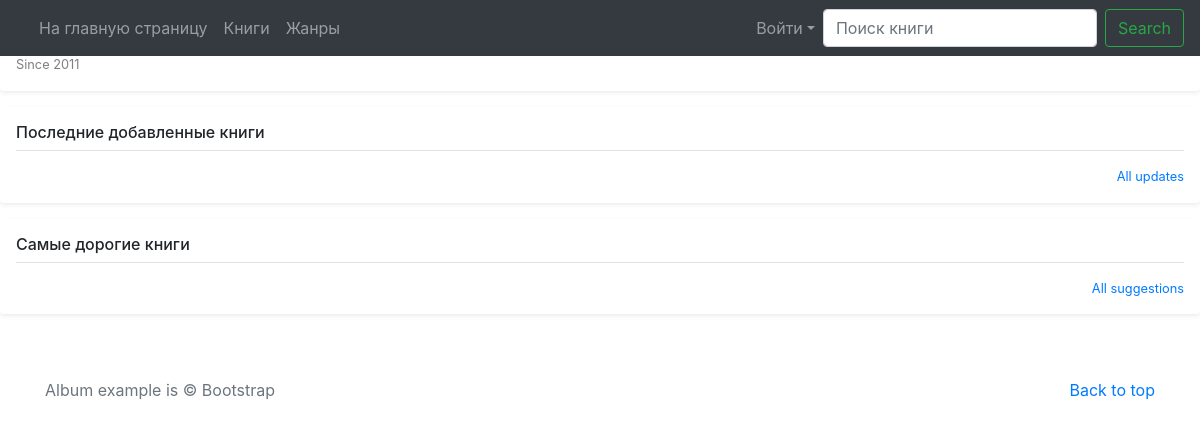
/, run on an earlier commit of the app's database.
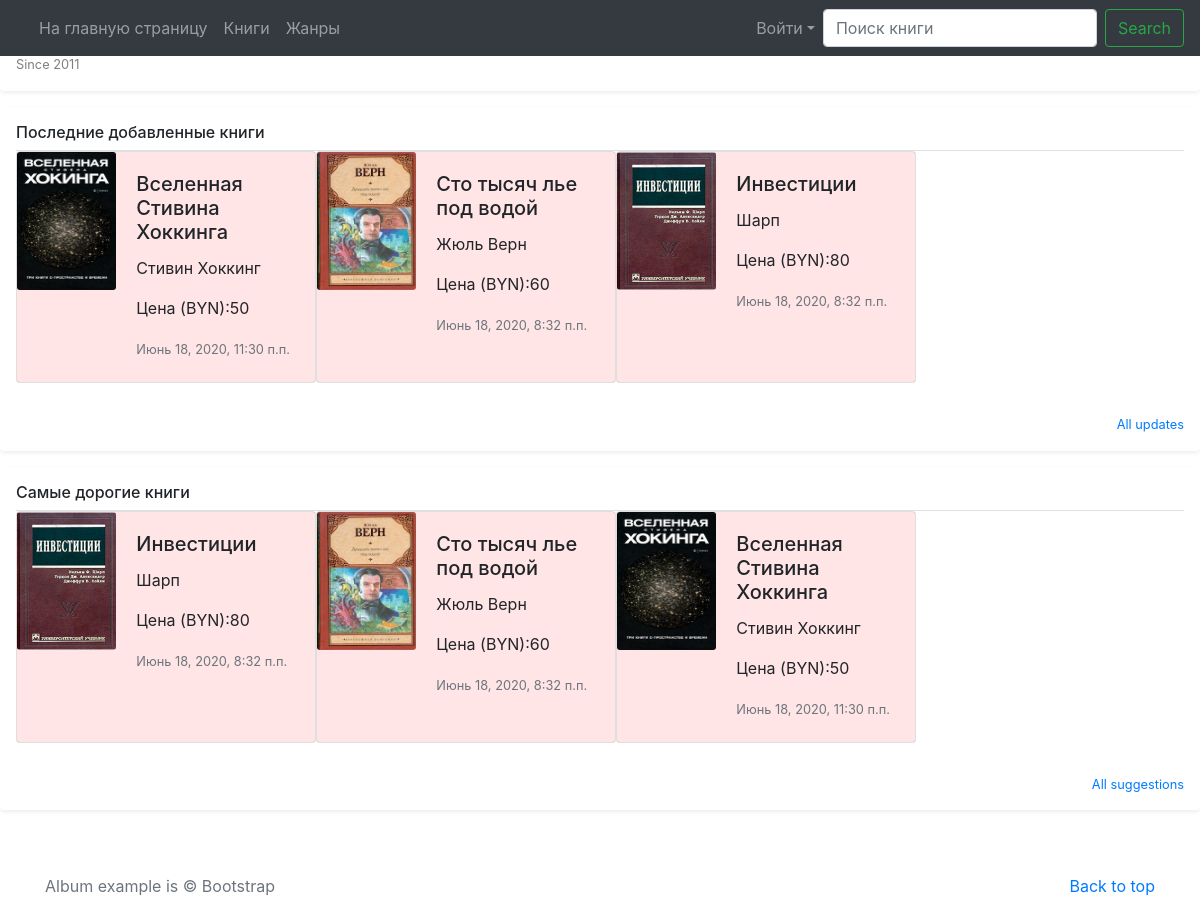
And on a later commit of the database.
### books/models.py (models this page shows, shortened)
class Books(models.Model):
    name = models.CharField(
        verbose_name="Название книги",
        max_length=30
    )
    cover_photo = models.ImageField(
        verbose_name="Фото на обложке",
        upload_to="books-photo",
        null=True,
        blank=True
    )
    price = models.IntegerField(
        verbose_name="Цена (BYN)",
    )
    author = models.CharField(
        verbose_name="Автор",
        max_length=30
    )
    series = models.CharField(
        verbose_name="Серия",
        max_length=30
    )
    genre = models.ForeignKey(
        Genre,
        on_delete=models.CASCADE,
        verbose_name="Жанр",
        null=True,
        blank=True
    )
    publishing_year = models.DateField(
        verbose_name="Год издания",
    )
    pages = models.IntegerField(
        verbose_name="Количество страниц",
    )
    binding = models.CharField(
        verbose_name="Переплёт",
        max_length=30
    )
    book_format = models.CharField(
        verbose_name="Формат книги",
        max_length=30
    )
    isbn = models.CharField(
        verbose_name="ISBN",
        max_length=30
    )
    weight = models.IntegerField(
        verbose_name="Вес книги (в граммах)",
    )
    age = models.IntegerField(
        verbose_name="Возрастные ограничения",
    )
    publishing = models.CharField(
        verbose_name="Издательство",
        max_length=30
    )
    in_stock = models.IntegerField(
        verbose_name="Количество книг в наличии",
    )
    active = models.BooleanField(
        verbose_name="Доступен для заказа"
    )
    rating = models.IntegerField(
        verbose_name="Рейтинг",
    )
    catalog_date = models.DateTimeField(
        verbose_name="Дата внесения в каталог",
        auto_now=False,
        auto_now_add=True
    )
    card_change_date = models.DateTimeField(
        verbose_name="Дата последнего изменения карточки",
        auto_now=True,
        auto_now_add=False
    )

### homepage/views.py (the view)
# urls.py: path('', HomePage.as_view(), name="homepage"),
class HomePage(TemplateView):
    template_name = 'homepage/homepage.html'
    extra_context = {
        'Books': Books.objects.all(),
        'Genre': Genre.objects.all(),
        'last_added_books': Books.objects.all().order_by('-catalog_date')[:3],
        'most_expensive': Books.objects.all().order_by('-price')[:3],
    }

### homepage/templates/homepage/homepage.html (shortened to what this page needs)
{% extends "base.html" %}
{% load static %}
  {% block main %}
      <div class="d-flex align-items-center p-3 my-3 text-black-50 bg-purple rounded shadow-sm">
        <div class="lh-100">
          <h6 class="mb-0 text-dark lh-100">Интернет-магазин книг</h6>
          <small>Since 2011</small>
        </div>
      </div>
        <div class="my-3 p-3 bg-white rounded shadow-sm">
          <h6 class="border-bottom border-gray pb-2 mb-0">Последние добавленные книги</h6>
              <div class="card-group">
                {% for obj in last_added_books %}
                  <div style="width: 300px;">
                    <div class="card mb-3" >
                      <div class="row no-gutters" style="height: 230px; background-color: rgba(255,0,0,0.1);">
                       <div class="col-md-4">
                         <img src="{{ obj.cover_photo.url }}" class="card-img" alt="..." width="100" height="138">
                       </div>
                       <div class="col-md-8">
                         <div class="card-body">
                           <h5 class="card-title">{{ obj.name }}</h5>
                           <p class="card-text">{{ obj.author }}</p>
                           <p class="card-text">Цена (BYN):{{ obj.price }}</p>
                           <p class="card-text"><small class="text-muted">{{ obj.card_change_date }}</small></p>
                         </div>
                       </div>
                      </div>
                    </div>
                  </div>
                {% endfor %}
              </div>
              <small class="d-block text-right mt-3">
                <a href="#">All updates</a>
              </small>
        </div>
      <div class="my-3 p-3 bg-white rounded shadow-sm">
        <h6 class="border-bottom border-gray pb-2 mb-0">Самые дорогие книги</h6>
          <div class="card-group">
            {% for obj in most_expensive %}
              <div style="width: 300px;">
                <div class="card mb-3" >
                  <div class="row no-gutters" style="height: 230px; 230px; background-color: rgba(255,0,0,0.1);">
                   <div class="col-md-4">
                     <img src="{{ obj.cover_photo.url }}" class="card-img" alt="..." width="100" height="138">
                   </div>
                   <div class="col-md-8">
                      <div class="card-body">
                        <h5 class="card-title">{{ obj.name }}</h5>
                        <p class="card-text">{{ obj.author }}</p>
                        <p class="card-text">Цена (BYN):{{ obj.price }}</p>
                        <p class="card-text"><small class="text-muted">{{ obj.card_change_date }}</small></p>
                      </div>
                   </div>
                  </div>
                </div>
              </div>
            {% endfor %}
          </div>
        <small class="d-block text-right mt-3">
          <a href="#">All suggestions</a>
        </small>
      </div>
  {% endblock main %}

### templates/base.html (shortened to what this page needs)
{%load static %}
<!doctype html>
<html lang="en">
  <head>
    <link rel="stylesheet" href="https://cdnjs.cloudflare.com/ajax/libs/font-awesome/5.12.0-2/css/all.min.css" />
    <link rel="stylesheet" href="https://stackpath.bootstrapcdn.com/bootstrap/4.5.0/css/bootstrap.min.css">
    <link href="{% static 'css/album.css' %}" rel="stylesheet">
  </head>
  <body>
    {% include "header.html" %}
    <main role="main">
      {% block main %} Unknown Body {% endblock main %}
    </main>
    {% include "footer.html" %}
  </body>
</html>

### templates/header.html (shortened to what this page needs)
    <nav class="navbar navbar-expand-md navbar-dark bg-dark fixed-top mb-4">
        <div class="navbar-collapse offcanvas-collapse" id="navbarsExampleDefault">
                  <div class="col">
                    <ul class="navbar-nav mr-auto">
                      <li class="nav-item">
                        <a class="nav-link" href="{% url 'homepage:homepage' %}">На главную страницу</a>
                      </li>
                        <a class="nav-link" href="{% url 'books:list' %}">Книги</a>
                        <a class="nav-link" href="{% url 'ref_books:list_genre' %}">Жанры</a>
                    </ul>
                  </div>
            <div class="d-flex justify-content-end">
              <ul class="navbar-nav mr-auto">
                {% if user.is_authenticated %}
                    <li class="nav-item">
                      <a class="nav-link" href="{% url 'profile:update' user.pk %}"> Пользователь: {{ user.username }} </a>
                    </li>
                    <li class="nav-item dropdown">
                      <a class="nav-link dropdown-toggle" href="#" id="dropdown01" data-toggle="dropdown" aria-haspopup="true" aria-expanded="false">Профиль</a>
                      <div class="dropdown-menu" aria-labelledby="dropdown01">
                        <a class="dropdown-item" href="{% url 'profile:update' user.pk %}">Данные пользователя</a>
                        <a class="dropdown-item" href="">Корзина</a>
                        <a class="dropdown-item" href="">Заказы</a>
                        <a class="dropdown-item" href="{% url 'logout' %}">Выйти</a>
                      </div>
                    </li>
                  {% comment %} <li class="nav-item">
                    <a class="nav-link" href="{% url 'profile:detail' user.pk %}"> Просмотреть профиль </a>
                  </li>  {% endcomment %}
                  {% else %}
                    <li class="nav-item dropdown">
                      <a class="nav-link dropdown-toggle" href="#" id="dropdown01" data-toggle="dropdown" aria-haspopup="true" aria-expanded="false">Войти</a>
                    </li>
                  {% endif %}
                <form class="form-inline my-2 my-lg-0">
                  <input class="form-control mr-sm-2" type="text" placeholder="Поиск книги" aria-label="Search">
                  <button class="btn btn-outline-success my-2 my-sm-0" type="submit">Search</button>
                </form>
              </ul>
            </div>
        </div>
    </nav>

### templates/footer.html
<footer class="text-muted">
    <div class="container">
    <p class="float-right">
        <a href="#">Back to top</a>
    </p>
    <p>Album example is &copy; Bootstrap</p>
    </div>
</footer>

### static/css/album.css (style rules this page uses)
footer { padding-top: 3rem; padding-bottom: 3rem; }
footer p { margin-bottom: .25rem; }

What changed in the data, as far as the page shows it:
added Books: cover_photo (picture), name "Вселенная Стивина Хоккинга", author "Стивин Хоккинг", price "50", card_change_date "Июнь 18, 2020, 11:30 п.п."
added Books: cover_photo (picture), name "Сто тысяч лье под водой", author "Жюль Верн", price "60", card_change_date "Июнь 18, 2020, 8:32 п.п."
added Books: cover_photo (picture), name "Инвестиции", author "Шарп", price "80", card_change_date "Июнь 18, 2020, 8:32 п.п."
